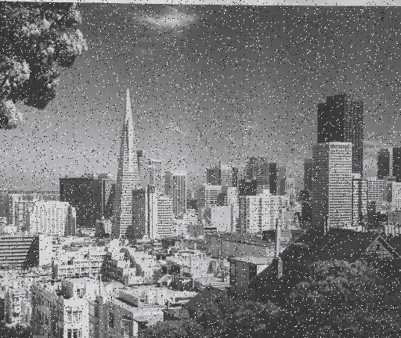
#> input picture MedianFilter/Images/buildings.jpg, 401 x 338 px
$ jupyter execute MedianFilter.ipynb
#> lines starting #> are read from the running program, lines starting #| are printed output that depends on the picture
Importing required libraries.

[cell 1]
import cv2
import numpy as np
from matplotlib import pyplot as plt
import math

1) Loading, priniting dimensions, and displaying our target image, and patch images from the drive.

[cell 2]
imgBuild=cv2.imread("Images/buildings.jpg")
#> imgBuild is the input picture: shape (338, 401, 3); mean B, G, R 120.8, 120.6, 120.6

[cell 3]
imgGrayBuild = cv2.cvtColor(imgBuild, cv2.COLOR_BGR2GRAY)

[cell 4]
print(imgBuild.shape)
#| (338, 401, 3)
plt.figure()
fig = plt.figure(figsize=(20, 20))
fig.add_subplot(1, 1, 1)
plt.imshow(imgBuild)
plt.show()

[cell 5]
def medianFilter(imgPatch):
    if(imgPatch.shape[0]==imgPatch.shape[1]):
        temp=imgPatch.flatten()
        temp.sort()
        return temp[int(temp.shape[0]/2)]
    else:
        print("Please give a square image patch")
    return

[cell 6]
def findMedian2D(N,imgTarget):
#> called with N = 3
    if (imgTarget.shape[0]-N>-1)and(imgTarget.shape[1]-N>-1):
        output=np.zeros([imgTarget.shape[0]+N-1,imgTarget.shape[1]+N-1])
        temp=np.zeros([imgTarget.shape[0]+2*N-2,imgTarget.shape[1]+2*N-2])
        temp[N-1:imgTarget.shape[0]+N-1,N-1:imgTarget.shape[1]+N-1]=imgTarget
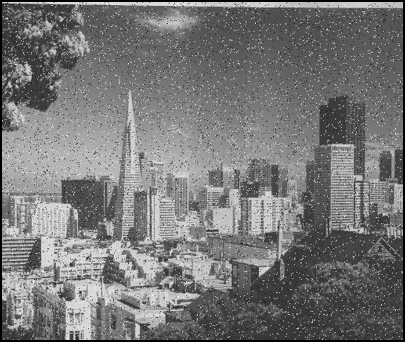
#> temp: shape (342, 405) float64; min 0, max 250, mean 118
        for y in range(0,output.shape[0]):
            for x in range(0,output.shape[1]):
                output[y,x]=medianFilter(temp[y:y+N,x:x+N])
#> this loop made 340 passes
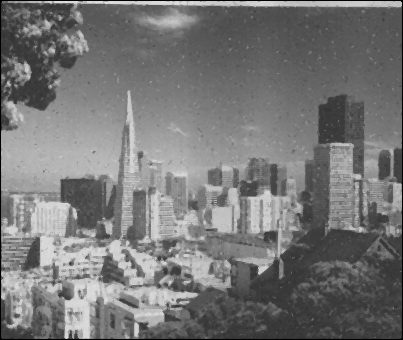
#> output: shape (340, 403) float64; min 0, max 224, mean 118.4
        return output
    else:
        print("Target image dimension is less than the target image dimension")
        return

[cell 7]
imgGrayCircleMedianFiltered=findMedian2D(3,imgGrayBuild)

[cell 8]
plt.figure(figsize=(11, 11))
plt.imshow(imgGrayCircleMedianFiltered, cmap='gray')
plt.show()
plt.close()

[cell 9]
imgGrayCircleMedianFiltered=findMedian2D(5,imgGrayBuild)
#> call 2 of findMedian2D, with N = 5
#> in findMedian2D (call 2), `temp[N-1:imgTarget.shape[0]+N-1,N-1:imgTarget.shape[1]+N-1]=imgTarget`:
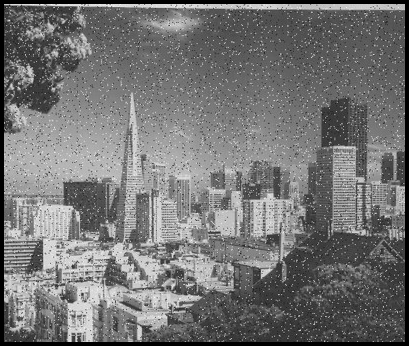
#> temp: shape (346, 409) float64; min 0, max 250, mean 115.5
#> after the loop in findMedian2D (call 2), `for y in range(0,output.shape[0]):`:
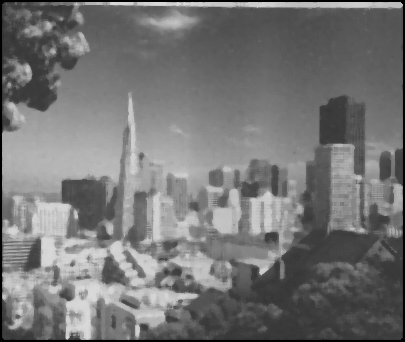
#> output: shape (342, 405) float64; min 0, max 219, mean 116.8

[cell 10]
plt.figure(figsize=(11, 11))
plt.imshow(imgGrayCircleMedianFiltered, cmap='gray')
plt.show()
plt.close()

[cell 11]
imgGrayCircleMedianFiltered=findMedian2D(7,imgGrayBuild)
#> call 3 of findMedian2D, with N = 7
#> in findMedian2D (call 3), `temp[N-1:imgTarget.shape[0]+N-1,N-1:imgTarget.shape[1]+N-1]=imgTarget`:
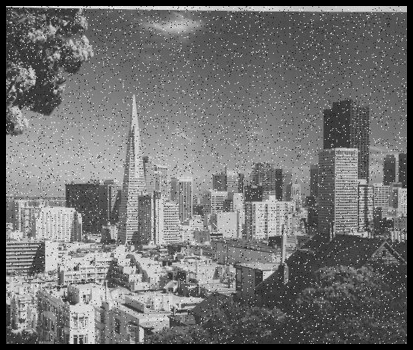
#> temp: shape (350, 413) float64; min 0, max 250, mean 113.1
#> after the loop in findMedian2D (call 3), `for y in range(0,output.shape[0]):`:
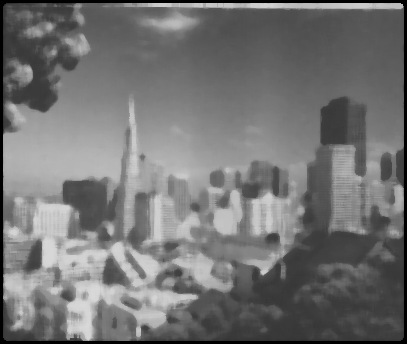
#> output: shape (344, 407) float64; min 0, max 217, mean 115.2
